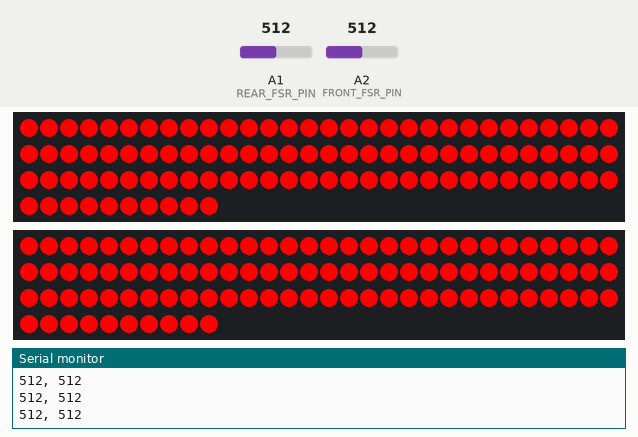
The sketch below on a simulated Arduino Uno, built for the host (arithmetic inside an expression is 32-bit, double 64-bit). Parts: 2 × 100 RGB LEDs in strip order, left to right, continuing on the next row, the last lines printed to the serial monitor. Inputs (shaded band) come from the test bench; at power-on: A1 (REAR_FSR_PIN) = 512, A2 (FRONT_FSR_PIN) = 512. Dim RGB values are drawn brighter than linear.

Above: at 1.2 s.
1.3 s: A1 (REAR_FSR_PIN) set to 894
2.8 s: A1 (REAR_FSR_PIN) set to 909
At 3.5 s:
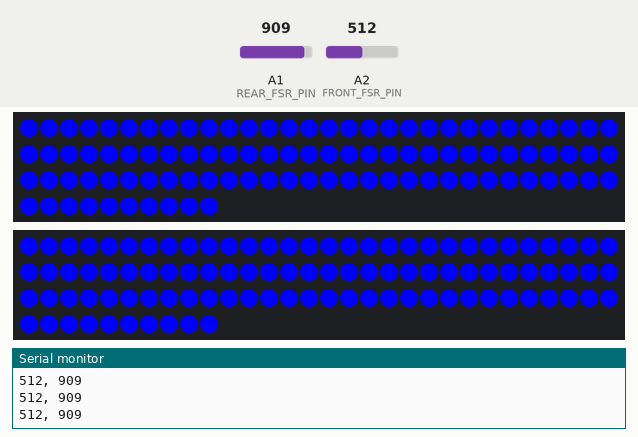
4.3 s: A2 (FRONT_FSR_PIN) set to 883
5.8 s: A2 (FRONT_FSR_PIN) set to 909
At 6.6 s:
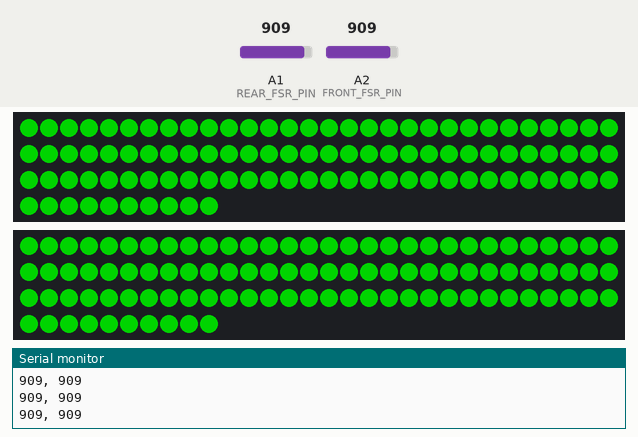
7.3 s: A2 (FRONT_FSR_PIN) set to 900
At 8.5 s:
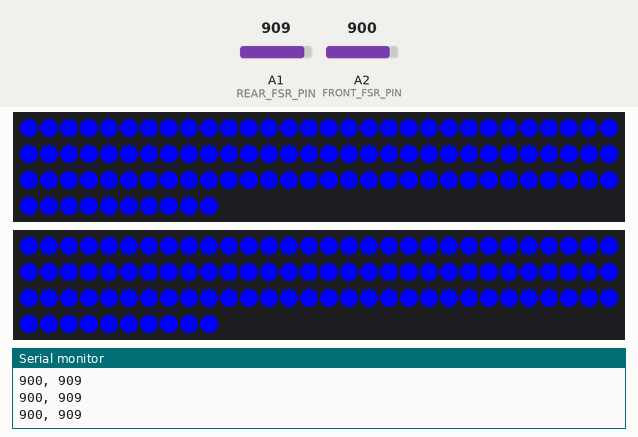
8.8 s: A2 (FRONT_FSR_PIN) set to 1023
At 9.6 s:
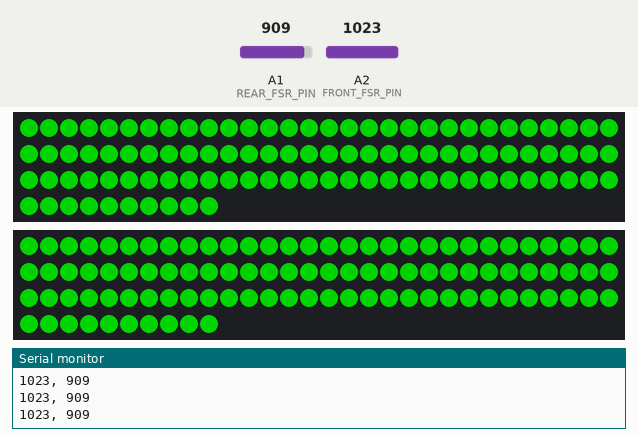
Timing chart, 0 to 11.3 s (numbered marks = the images above; inputs shaded):
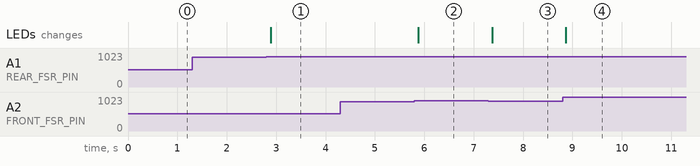

The sketch:

FSR_LED_Test.ino
```cpp
#define Serial SERIAL_PORT_USBVIRTUAL


#include <FastLED.h>

#define NUM_LEDS 100

#define FRONT_FSR_PIN A2
#define REAR_FSR_PIN A1

#define DATA_PIN 10
#define DATA_PIN_2 11

// Define the array of leds
CRGB leds[NUM_LEDS];
CRGB leds2[NUM_LEDS];

void setup() {
       FastLED.addLeds<WS2812, DATA_PIN, GRB>(leds, NUM_LEDS);
       FastLED.addLeds<WS2812, DATA_PIN_2, GRB>(leds2, NUM_LEDS);
       Serial.begin(115200);
}

void loop() {
  if(isFSRTriggered(FRONT_FSR_PIN) && isFSRTriggered(REAR_FSR_PIN)) {
    for(int i=0; i<(sizeof(leds)/sizeof(leds[0])); i++) {
      leds[i] = CRGB::Green;
      leds2[i] = CRGB::Green;
    }
  } else if(isFSRTriggered(FRONT_FSR_PIN) || isFSRTriggered(REAR_FSR_PIN)) {
    for(int i=0; i<(sizeof(leds)/sizeof(leds[0])); i++) {
      leds[i] = CRGB::Blue;
      leds2[i] = CRGB::Blue;
    }
  } else {
    for(int i=0; i<(sizeof(leds)/sizeof(leds[0])); i++) {
      leds[i] = CRGB::Red;
      leds2[i] = CRGB::Red;
    }
  }

  Serial.print(analogRead(FRONT_FSR_PIN));
  Serial.print(", ");
  Serial.println(analogRead(REAR_FSR_PIN));


  FastLED.show();
  //Serial.println("LEDs off");
  delay(100);
}

boolean isFSRTriggered(int pin) {
  return analogRead(pin) > 900;
}
```

Measured:
- the behaviour switches between 900 and 901 on A1 (REAR_FSR_PIN) (found by bisection; images 0 and 1)
- the behaviour switches between 900 and 901 on A2 (FRONT_FSR_PIN) (found by bisection; images 1 and 2)
- after the input at 2.8 s, the LEDs: change after 0.09 s (image 1)
- after the input at 5.8 s, the LEDs: change after 0.08 s (image 2)
- after the input at 7.3 s, the LEDs: change after 0.07 s (image 3)
- after the input at 8.8 s, the LEDs: change after 0.07 s (image 4)
